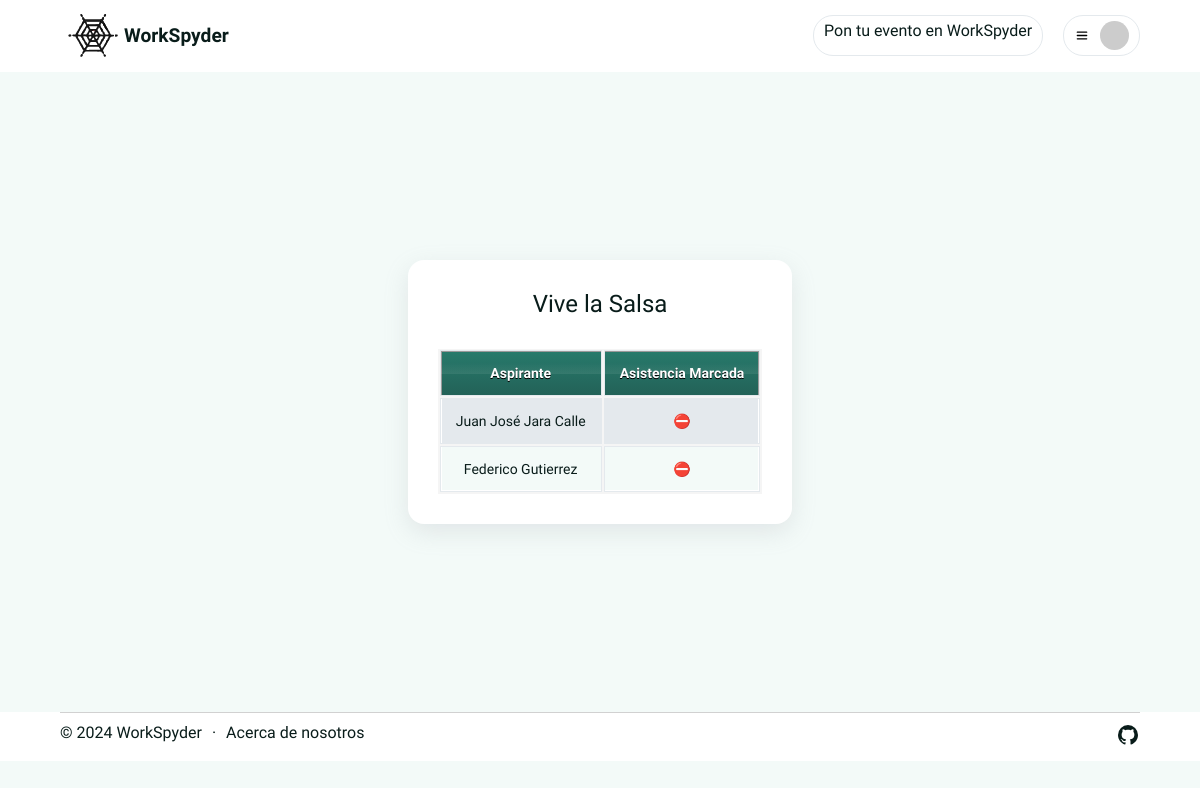
The app's page /post/my-fair/2/ (signed in), older data.
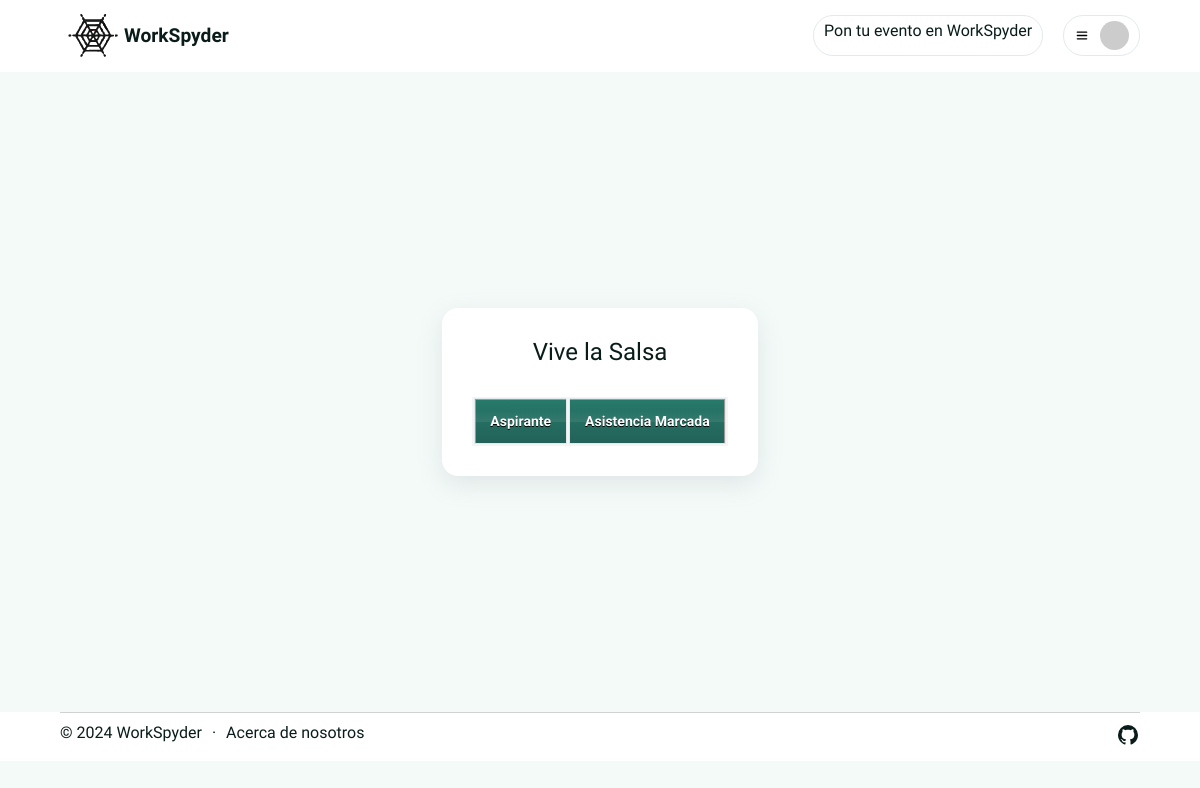
The same page, newer data.
### fairAttendance/models.py (models this page shows, shortened)
class QR(models.Model):
   id = models.AutoField(primary_key = True)
   registration = models.ForeignKey(FairRegistration, on_delete=models.CASCADE)
   isRead = models.BooleanField(default=False)

### fairManagement/models.py (models this page shows, shortened)
class FairRegistration(models.Model):
    id = models.AutoField(primary_key = True)
    aspirant = models.ForeignKey(Aspirant, on_delete=models.CASCADE)
    fair = models.ForeignKey(JobFair, on_delete=models.CASCADE)
    registrationDate = models.DateField()

class Aspirant(models.Model):
    id = models.AutoField(primary_key = True)
    firstName = models.CharField(max_length=50)
    secondName = models.CharField(max_length=50)
    lastName = models.CharField(max_length=100)
    phone = models.CharField(max_length=10)
    user = models.OneToOneField(settings.AUTH_USER_MODEL, on_delete=models.CASCADE, default=1)
    def __str__(self):
        return f"{self.firstName} {self.secondName} {self.lastName}"

### fairsPost/views.py (the view)
# urls.py: path("my-fair/<int:id>/", view_registered_fair, name="view_registered_fair")
@user_passes_test(lambda u: u.is_authenticated, login_url='auth:login')
def view_registered_fair(request, id):
    fair = get_object_or_404(JobFair, id=id)
    qrs = QR.objects.filter(registration__fair = fair)
    return render(request, 'registered_fair.html', {'fair': fair, 'registers': qrs})

### fairsPost/templates/registered_fair.html (shortened to what this page needs)
{% extends "base.html" %}
{% load static %}
{% block links %}
<link rel="stylesheet" href="{% static 'css/principal-content.css' %}">
<link rel="stylesheet" href="{% static 'css/table.css' %}">
<link rel="stylesheet" href="{% static 'css/fairs-manager.css' %}">
<link rel="stylesheet" href="https://cdnjs.cloudflare.com/ajax/libs/font-awesome/5.15.3/css/all.min.css">
{% endblock links %}
{% block content %}
<div class="principal-content-container" style="height: 80vh;">
  <section class="main-container fairs-manager-container" id="my_fairs">
    <h1>{{ fair.title }}</h1>
    <table>
      <thead>
        <tr>
          <th>Aspirante</th>
          <th>Asistencia Marcada</th>
        </tr>
      </thead>
      <tbody>
        {% for registered in registers %}
          <tr>
            <td>{{ registered.registration.aspirant }}</td>
            <td>{{ registered.isRead|yesno:"✅,⛔" }}</td>
          </tr>
        {% endfor %}
      </tbody>
    </table>
  </section>
  </div>
{% endblock %}

Row changes from the older to the newer data that the page shows:
removed QR: registration.aspirant "Juan José Jara Calle", isRead "⛔"
removed QR: registration.aspirant "Federico Gutierrez", isRead "⛔"
